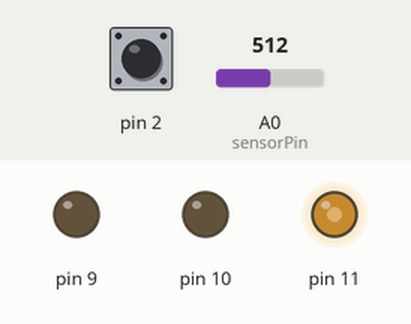
Simulated run of this sketch. Board: Arduino Uno, built with avr-gcc and run on an emulated ATmega328P. Parts: output pins drawn as LEDs (lit = HIGH). The inputs (shaded band) are chosen by the test bench; at power-on: A0 (sensorPin) = 512, pin 2 HIGH.

Above: at 1.2 s.
1.3 s: A0 (sensorPin) set to 716
At 2.5 s:
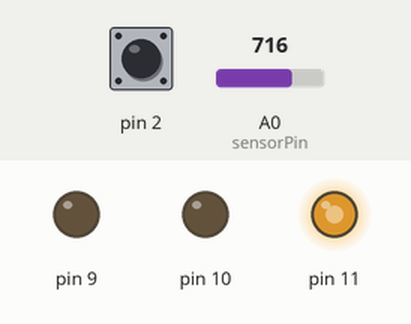
2.8 s: pin 2 pulled LOW for 0.15 s
At 3.5 s:
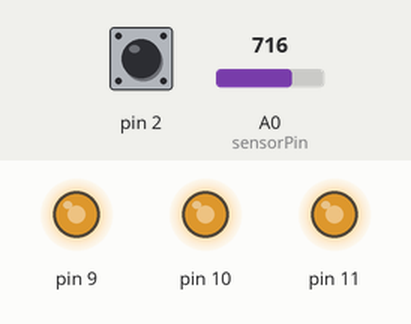
4.5 s: A0 (sensorPin) set to 900
At 5.4 s:
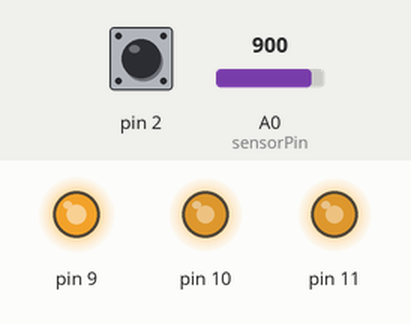
6.0 s: pin 2 pulled LOW for 1 s
At 6.7 s:
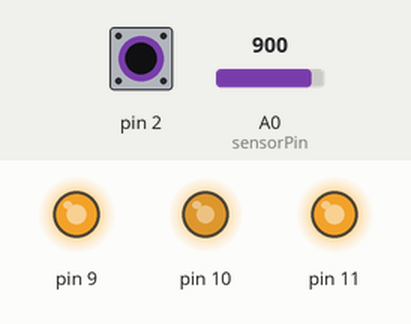
8.5 s: A0 (sensorPin) set to 511
At 8.8 s:
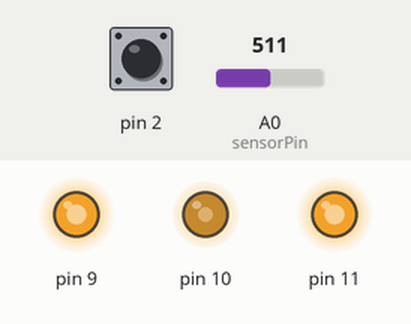
10.0 s: pin 2 pulled LOW for 0.15 s
At 10.9 s:
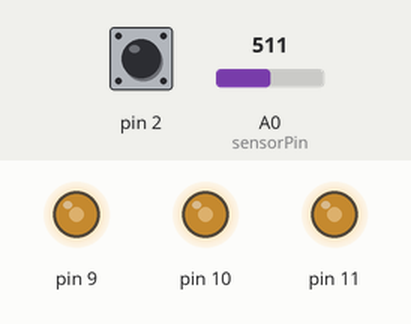
Timing chart, 0 to 12.7 s (numbered marks = the images above; inputs shaded):
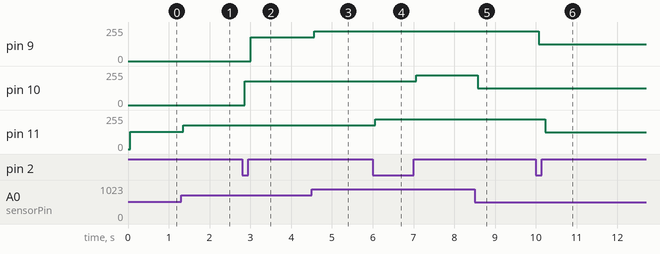

The sketch:

rgb_led.ino
```cpp
int sensorValue = 0;
int sensorPin = A0;
bool curentswitchstate = HIGH;
bool lastswitchstate = HIGH;
int ledcontroll = 0 ;

void setup()
{
  pinMode(2,INPUT);
  digitalWrite(2,HIGH);
}

void loop()
{
  sensorValue = (analogRead(sensorPin)/4);
  curentswitchstate = digitalRead(2);
  delay(50);
  if (curentswitchstate != lastswitchstate){
    ledcontroll++;
  }
  if (ledcontroll >= 3){
    ledcontroll = 0;
  }
  if (ledcontroll == 0 ){
  analogWrite(11, sensorValue);
  }
  if (ledcontroll == 1 ){
  analogWrite(10, sensorValue);
  }
  if (ledcontroll == 2 ){
  analogWrite(9, sensorValue);
  }
  lastswitchstate = curentswitchstate;
}
```

Measured:
- after the input at 1.3 s, pin 11: 128/255 → 179/255 after 0.05 s
- after the input at 2.8 s, pin 9: 0/255 → 179/255 after 0.21 s; pin 10: 0/255 → 179/255 after 0.06 s
- after the input at 4.5 s, pin 9: 179/255 → 225/255 after 0.06 s
- after the input at 6.0 s, pin 10: 179/255 → 225/255 after 1.1 s; pin 11: 179/255 → 225/255 after 0.07 s
- after the input at 8.5 s, pin 10: 225/255 → 127/255 after 0.07 s
- after the input at 10.0 s, pin 9: 225/255 → 127/255 after 0.08 s; pin 11: 225/255 → 127/255 after 0.23 s
